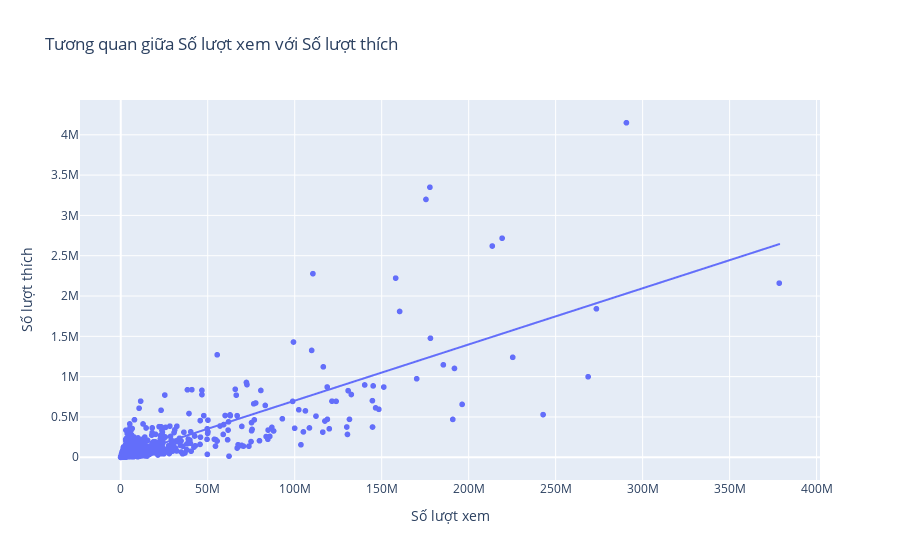
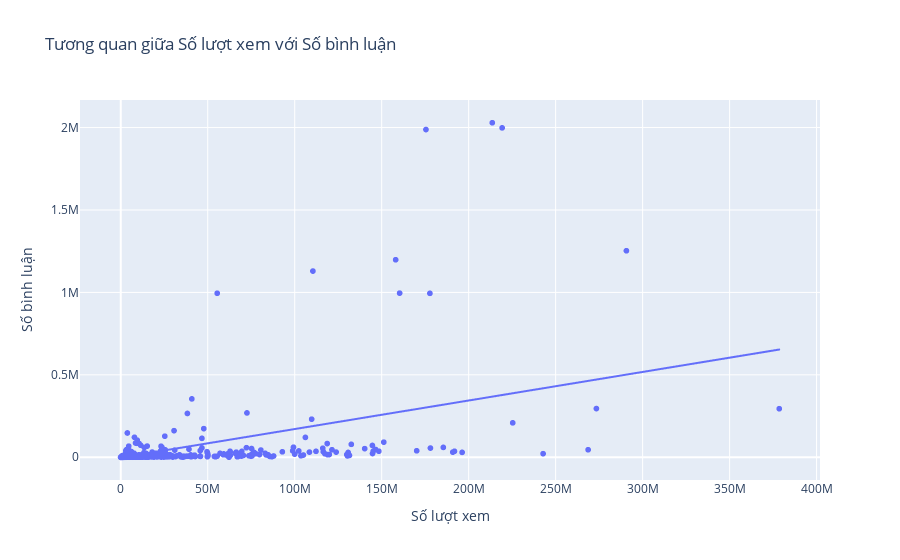

The code cell stored with these charts, in order, in its notebook:
### Markdown cell above
### Số lượt xem vs. Số lượt thích & Số bình luận

### Code cell
# Biểu đồ scatter giữa Số lượt xem và Số lượt thích, với đường xu hướng
fig1 = px.scatter(df, x='Số lượt xem', y='Số lượt thích', title='Tương quan giữa Số lượt xem với Số lượt thích',
                  hover_data=['Tiêu đề'], trendline="ols")

# Biểu đồ scatter giữa Số lượt xem và Số bình luận, với đường xu hướng
fig2 = px.scatter(df, x='Số lượt xem', y='Số bình luận', title='Tương quan giữa Số lượt xem với Số bình luận',
                  hover_data=['Tiêu đề'], trendline="ols")

# Hiển thị các biểu đồ
fig1.show()
fig2.show()

### Figure 1 — Plotly figure (JSON) as saved in the notebook; plotly's stock layout.template omitted (floating-point values rounded to 4 significant figures; data arrays with more than 128 entries replaced by an {"elided": "..."} marker saying what was removed)
{"data": [{"customdata": {"elided": "4299x1 str values"}, "hovertemplate": "Số lượt xem=%{x}<br>Số lượt thích=%{y}<br>Tiêu đề=%{customdata[0]}<extra></extra>", "legendgroup": "", "marker": {"color": "#636efa", "symbol": "circle"}, "mode": "markers", "name": "", "showlegend": false, "type": "scattergl", "x": {"elided": "4299 int values"}, "xaxis": "x", "y": {"elided": "4299 int values"}, "yaxis": "y"}, {"hovertemplate": "<b>OLS trendline</b><br>Số lượt thích = 0.00697188 * Số lượt xem + 4561.68<br>R<sup>2</sup>=0.679203<br><br>Số lượt xem=%{x}<br>Số lượt thích=%{y} <b>(trend)</b><extra></extra>", "legendgroup": "", "marker": {"color": "#636efa", "symbol": "circle"}, "mode": "lines", "name": "", "showlegend": false, "type": "scattergl", "x": {"elided": "4283 int values"}, "xaxis": "x", "y": {"elided": "4283 float values"}, "yaxis": "y"}], "layout": {"legend": {"tracegroupgap": 0}, "title": {"text": "Tương quan giữa Số lượt xem với Số lượt thích"}, "xaxis": {"anchor": "y", "domain": [0, 1], "title": {"text": "Số lượt xem"}}, "yaxis": {"anchor": "x", "domain": [0, 1], "title": {"text": "Số lượt thích"}}}}

### Figure 2 — Plotly figure (JSON) as saved in the notebook; plotly's stock layout.template omitted (floating-point values rounded to 4 significant figures; data arrays with more than 128 entries replaced by an {"elided": "..."} marker saying what was removed)
{"data": [{"customdata": {"elided": "4299x1 str values"}, "hovertemplate": "Số lượt xem=%{x}<br>Số bình luận=%{y}<br>Tiêu đề=%{customdata[0]}<extra></extra>", "legendgroup": "", "marker": {"color": "#636efa", "symbol": "circle"}, "mode": "markers", "name": "", "showlegend": false, "type": "scattergl", "x": {"elided": "4299 int values"}, "xaxis": "x", "y": {"elided": "4299 int values"}, "yaxis": "y"}, {"hovertemplate": "<b>OLS trendline</b><br>Số bình luận = 0.00173179 * Số lượt xem + -2126.76<br>R<sup>2</sup>=0.245618<br><br>Số lượt xem=%{x}<br>Số bình luận=%{y} <b>(trend)</b><extra></extra>", "legendgroup": "", "marker": {"color": "#636efa", "symbol": "circle"}, "mode": "lines", "name": "", "showlegend": false, "type": "scattergl", "x": {"elided": "4277 int values"}, "xaxis": "x", "y": {"elided": "4277 float values"}, "yaxis": "y"}], "layout": {"legend": {"tracegroupgap": 0}, "title": {"text": "Tương quan giữa Số lượt xem với Số bình luận"}, "xaxis": {"anchor": "y", "domain": [0, 1], "title": {"text": "Số lượt xem"}}, "yaxis": {"anchor": "x", "domain": [0, 1], "title": {"text": "Số bình luận"}}}}
